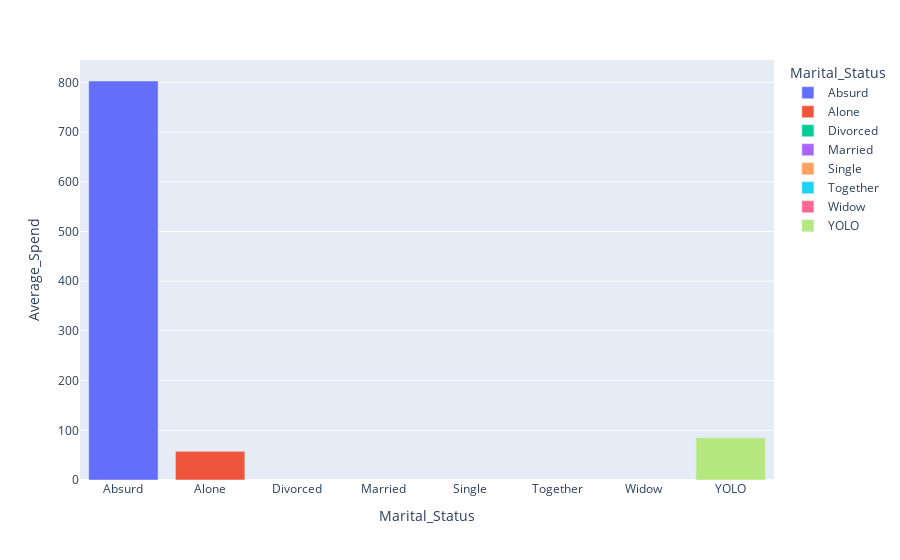

Notebook code cell kept with this figure:
### Markdown cell above
## Average Spend by Marital Status

### Code cell
df_plot = df.groupby(['Marital_Status'])['Average_Spend'].mean().reset_index()

fig4 = px.bar(df_plot, x='Marital_Status', y='Average_Spend', color='Marital_Status')

fig4.show()

### Figure 1 — Plotly figure (JSON) as saved in the notebook; plotly's stock layout.template omitted (floating-point values rounded to 4 significant figures)
{"data": [{"alignmentgroup": "True", "hovertemplate": "Marital_Status=%{x}<br>Average_Spend=%{y}<extra></extra>", "legendgroup": "Absurd", "marker": {"color": "#636efa", "pattern": {"shape": ""}}, "name": "Absurd", "offsetgroup": "Absurd", "orientation": "v", "showlegend": true, "textposition": "auto", "type": "bar", "x": ["Absurd"], "xaxis": "x", "y": [802.8], "yaxis": "y"}, {"alignmentgroup": "True", "hovertemplate": "Marital_Status=%{x}<br>Average_Spend=%{y}<extra></extra>", "legendgroup": "Alone", "marker": {"color": "#EF553B", "pattern": {"shape": ""}}, "name": "Alone", "offsetgroup": "Alone", "orientation": "v", "showlegend": true, "textposition": "auto", "type": "bar", "x": ["Alone"], "xaxis": "x", "y": [57.72], "yaxis": "y"}, {"alignmentgroup": "True", "hovertemplate": "Marital_Status=%{x}<br>Average_Spend=%{y}<extra></extra>", "legendgroup": "Divorced", "marker": {"color": "#00cc96", "pattern": {"shape": ""}}, "name": "Divorced", "offsetgroup": "Divorced", "orientation": "v", "showlegend": true, "textposition": "auto", "type": "bar", "x": ["Divorced"], "xaxis": "x", "y": [null], "yaxis": "y"}, {"alignmentgroup": "True", "hovertemplate": "Marital_Status=%{x}<br>Average_Spend=%{y}<extra></extra>", "legendgroup": "Married", "marker": {"color": "#ab63fa", "pattern": {"shape": ""}}, "name": "Married", "offsetgroup": "Married", "orientation": "v", "showlegend": true, "textposition": "auto", "type": "bar", "x": ["Married"], "xaxis": "x", "y": [null], "yaxis": "y"}, {"alignmentgroup": "True", "hovertemplate": "Marital_Status=%{x}<br>Average_Spend=%{y}<extra></extra>", "legendgroup": "Single", "marker": {"color": "#FFA15A", "pattern": {"shape": ""}}, "name": "Single", "offsetgroup": "Single", "orientation": "v", "showlegend": true, "textposition": "auto", "type": "bar", "x": ["Single"], "xaxis": "x", "y": [null], "yaxis": "y"}, {"alignmentgroup": "True", "hovertemplate": "Marital_Status=%{x}<br>Average_Spend=%{y}<extra></extra>", "legendgroup": "Together", "marker": {"color": "#19d3f3", "pattern": {"shape": ""}}, "name": "Together", "offsetgroup": "Together", "orientation": "v", "showlegend": true, "textposition": "auto", "type": "bar", "x": ["Together"], "xaxis": "x", "y": [null], "yaxis": "y"}, {"alignmentgroup": "True", "hovertemplate": "Marital_Status=%{x}<br>Average_Spend=%{y}<extra></extra>", "legendgroup": "Widow", "marker": {"color": "#FF6692", "pattern": {"shape": ""}}, "name": "Widow", "offsetgroup": "Widow", "orientation": "v", "showlegend": true, "textposition": "auto", "type": "bar", "x": ["Widow"], "xaxis": "x", "y": [null], "yaxis": "y"}, {"alignmentgroup": "True", "hovertemplate": "Marital_Status=%{x}<br>Average_Spend=%{y}<extra></extra>", "legendgroup": "YOLO", "marker": {"color": "#B6E880", "pattern": {"shape": ""}}, "name": "YOLO", "offsetgroup": "YOLO", "orientation": "v", "showlegend": true, "textposition": "auto", "type": "bar", "x": ["YOLO"], "xaxis": "x", "y": [84.8], "yaxis": "y"}], "layout": {"barmode": "relative", "legend": {"title": {"text": "Marital_Status"}, "tracegroupgap": 0}, "margin": {"t": 60}, "xaxis": {"anchor": "y", "categoryarray": ["Absurd", "Alone", "Divorced", "Married", "Single", "Together", "Widow", "YOLO"], "categoryorder": "array", "domain": [0, 1], "title": {"text": "Marital_Status"}}, "yaxis": {"anchor": "x", "domain": [0, 1], "title": {"text": "Average_Spend"}}}}
